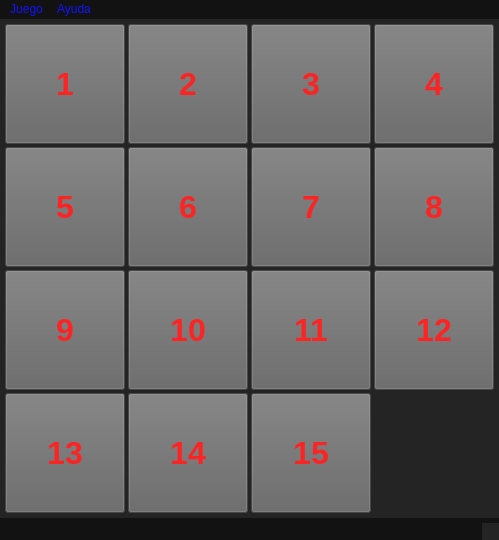
<?xml version="1.0" encoding="UTF-8"?>
<ui version="4.0">
 <class>VentanaJuego</class>
 <widget class="QMainWindow" name="VentanaJuego">
  <property name="geometry">
   <rect>
    <x>0</x>
    <y>0</y>
    <width>499</width>
    <height>540</height>
   </rect>
  </property>
  <property name="minimumSize">
   <size>
    <width>499</width>
    <height>540</height>
   </size>
  </property>
  <property name="maximumSize">
   <size>
    <width>499</width>
    <height>540</height>
   </size>
  </property>
  <property name="windowTitle">
   <string>Puzzle en Python</string>
  </property>
  <property name="styleSheet">
   <string notr="true">QWidget {
	background-color: #242424;
}

QPushButton {
	background-color: #646464;
	color: #ff2424;
}

QStatusBar, QMenuBar {
	background-color: #121212;
	color: #1212ff;
}</string>
  </property>
  <widget class="QWidget" name="Tablero">
   <layout class="QGridLayout" name="gridLayout">
    <property name="leftMargin">
     <number>5</number>
    </property>
    <property name="topMargin">
     <number>5</number>
    </property>
    <property name="rightMargin">
     <number>5</number>
    </property>
    <property name="bottomMargin">
     <number>5</number>
    </property>
    <property name="spacing">
     <number>3</number>
    </property>
    <item row="1" column="3">
     <widget class="QPushButton" name="boton08">
      <property name="sizePolicy">
       <sizepolicy hsizetype="Expanding" vsizetype="Expanding">
        <horstretch>0</horstretch>
        <verstretch>0</verstretch>
       </sizepolicy>
      </property>
      <property name="font">
       <font>
        <pointsize>24</pointsize>
        <weight>75</weight>
        <bold>true</bold>
       </font>
      </property>
      <property name="text">
       <string>8</string>
      </property>
     </widget>
    </item>
    <item row="2" column="3">
     <widget class="QPushButton" name="boton12">
      <property name="sizePolicy">
       <sizepolicy hsizetype="Expanding" vsizetype="Expanding">
        <horstretch>0</horstretch>
        <verstretch>0</verstretch>
       </sizepolicy>
      </property>
      <property name="font">
       <font>
        <pointsize>24</pointsize>
        <weight>75</weight>
        <bold>true</bold>
       </font>
      </property>
      <property name="text">
       <string>12</string>
      </property>
     </widget>
    </item>
    <item row="1" column="1">
     <widget class="QPushButton" name="boton06">
      <property name="sizePolicy">
       <sizepolicy hsizetype="Expanding" vsizetype="Expanding">
        <horstretch>0</horstretch>
        <verstretch>0</verstretch>
       </sizepolicy>
      </property>
      <property name="font">
       <font>
        <pointsize>24</pointsize>
        <weight>75</weight>
        <bold>true</bold>
       </font>
      </property>
      <property name="text">
       <string>6</string>
      </property>
     </widget>
    </item>
    <item row="1" column="2">
     <widget class="QPushButton" name="boton07">
      <property name="sizePolicy">
       <sizepolicy hsizetype="Expanding" vsizetype="Expanding">
        <horstretch>0</horstretch>
        <verstretch>0</verstretch>
       </sizepolicy>
      </property>
      <property name="font">
       <font>
        <pointsize>24</pointsize>
        <weight>75</weight>
        <bold>true</bold>
       </font>
      </property>
      <property name="text">
       <string>7</string>
      </property>
     </widget>
    </item>
    <item row="0" column="1">
     <widget class="QPushButton" name="boton02">
      <property name="sizePolicy">
       <sizepolicy hsizetype="Expanding" vsizetype="Expanding">
        <horstretch>0</horstretch>
        <verstretch>0</verstretch>
       </sizepolicy>
      </property>
      <property name="font">
       <font>
        <pointsize>24</pointsize>
        <weight>75</weight>
        <bold>true</bold>
       </font>
      </property>
      <property name="text">
       <string>2</string>
      </property>
     </widget>
    </item>
    <item row="1" column="0">
     <widget class="QPushButton" name="boton05">
      <property name="sizePolicy">
       <sizepolicy hsizetype="Expanding" vsizetype="Expanding">
        <horstretch>0</horstretch>
        <verstretch>0</verstretch>
       </sizepolicy>
      </property>
      <property name="font">
       <font>
        <pointsize>24</pointsize>
        <weight>75</weight>
        <bold>true</bold>
       </font>
      </property>
      <property name="text">
       <string>5</string>
      </property>
     </widget>
    </item>
    <item row="2" column="0">
     <widget class="QPushButton" name="boton09">
      <property name="sizePolicy">
       <sizepolicy hsizetype="Expanding" vsizetype="Expanding">
        <horstretch>0</horstretch>
        <verstretch>0</verstretch>
       </sizepolicy>
      </property>
      <property name="font">
       <font>
        <pointsize>24</pointsize>
        <weight>75</weight>
        <bold>true</bold>
       </font>
      </property>
      <property name="text">
       <string>9</string>
      </property>
     </widget>
    </item>
    <item row="0" column="2">
     <widget class="QPushButton" name="boton03">
      <property name="sizePolicy">
       <sizepolicy hsizetype="Expanding" vsizetype="Expanding">
        <horstretch>0</horstretch>
        <verstretch>0</verstretch>
       </sizepolicy>
      </property>
      <property name="font">
       <font>
        <pointsize>24</pointsize>
        <weight>75</weight>
        <bold>true</bold>
       </font>
      </property>
      <property name="text">
       <string>3</string>
      </property>
     </widget>
    </item>
    <item row="2" column="2">
     <widget class="QPushButton" name="boton11">
      <property name="sizePolicy">
       <sizepolicy hsizetype="Expanding" vsizetype="Expanding">
        <horstretch>0</horstretch>
        <verstretch>0</verstretch>
       </sizepolicy>
      </property>
      <property name="font">
       <font>
        <pointsize>24</pointsize>
        <weight>75</weight>
        <bold>true</bold>
       </font>
      </property>
      <property name="text">
       <string>11</string>
      </property>
     </widget>
    </item>
    <item row="0" column="0">
     <widget class="QPushButton" name="boton01">
      <property name="sizePolicy">
       <sizepolicy hsizetype="Expanding" vsizetype="Expanding">
        <horstretch>0</horstretch>
        <verstretch>0</verstretch>
       </sizepolicy>
      </property>
      <property name="font">
       <font>
        <pointsize>24</pointsize>
        <weight>75</weight>
        <bold>true</bold>
       </font>
      </property>
      <property name="text">
       <string>1</string>
      </property>
     </widget>
    </item>
    <item row="0" column="3">
     <widget class="QPushButton" name="boton04">
      <property name="sizePolicy">
       <sizepolicy hsizetype="Expanding" vsizetype="Expanding">
        <horstretch>0</horstretch>
        <verstretch>0</verstretch>
       </sizepolicy>
      </property>
      <property name="font">
       <font>
        <pointsize>24</pointsize>
        <weight>75</weight>
        <bold>true</bold>
       </font>
      </property>
      <property name="text">
       <string>4</string>
      </property>
     </widget>
    </item>
    <item row="2" column="1">
     <widget class="QPushButton" name="boton10">
      <property name="sizePolicy">
       <sizepolicy hsizetype="Expanding" vsizetype="Expanding">
        <horstretch>0</horstretch>
        <verstretch>0</verstretch>
       </sizepolicy>
      </property>
      <property name="font">
       <font>
        <pointsize>24</pointsize>
        <weight>75</weight>
        <bold>true</bold>
       </font>
      </property>
      <property name="text">
       <string>10</string>
      </property>
     </widget>
    </item>
    <item row="3" column="0">
     <widget class="QPushButton" name="boton13">
      <property name="sizePolicy">
       <sizepolicy hsizetype="Expanding" vsizetype="Expanding">
        <horstretch>0</horstretch>
        <verstretch>0</verstretch>
       </sizepolicy>
      </property>
      <property name="font">
       <font>
        <pointsize>24</pointsize>
        <weight>75</weight>
        <bold>true</bold>
       </font>
      </property>
      <property name="text">
       <string>13</string>
      </property>
     </widget>
    </item>
    <item row="3" column="1">
     <widget class="QPushButton" name="boton14">
      <property name="sizePolicy">
       <sizepolicy hsizetype="Expanding" vsizetype="Expanding">
        <horstretch>0</horstretch>
        <verstretch>0</verstretch>
       </sizepolicy>
      </property>
      <property name="font">
       <font>
        <pointsize>24</pointsize>
        <weight>75</weight>
        <bold>true</bold>
       </font>
      </property>
      <property name="text">
       <string>14</string>
      </property>
     </widget>
    </item>
    <item row="3" column="2">
     <widget class="QPushButton" name="boton15">
      <property name="sizePolicy">
       <sizepolicy hsizetype="Expanding" vsizetype="Expanding">
        <horstretch>0</horstretch>
        <verstretch>0</verstretch>
       </sizepolicy>
      </property>
      <property name="font">
       <font>
        <pointsize>24</pointsize>
        <weight>75</weight>
        <bold>true</bold>
       </font>
      </property>
      <property name="text">
       <string>15</string>
      </property>
     </widget>
    </item>
   </layout>
  </widget>
  <widget class="QMenuBar" name="menubar">
   <property name="geometry">
    <rect>
     <x>0</x>
     <y>0</y>
     <width>499</width>
     <height>21</height>
    </rect>
   </property>
   <widget class="QMenu" name="menuJuego">
    <property name="title">
     <string>Juego</string>
    </property>
    <addaction name="actionDesordenar"/>
    <addaction name="actionOrdenar"/>
    <addaction name="separator"/>
    <addaction name="actionSalir"/>
   </widget>
   <widget class="QMenu" name="menuAyuda">
    <property name="title">
     <string>Ayuda</string>
    </property>
    <addaction name="actionInstrucciones"/>
    <addaction name="separator"/>
    <addaction name="actionCreditos"/>
   </widget>
   <addaction name="menuJuego"/>
   <addaction name="menuAyuda"/>
  </widget>
  <widget class="QStatusBar" name="statusbar"/>
  <action name="actionDesordenar">
   <property name="text">
    <string>Desordenar</string>
   </property>
  </action>
  <action name="actionOrdenar">
   <property name="text">
    <string>Ordenar</string>
   </property>
  </action>
  <action name="actionSalir">
   <property name="text">
    <string>Salir</string>
   </property>
  </action>
  <action name="actionInstrucciones">
   <property name="text">
    <string>Instrucciones</string>
   </property>
  </action>
  <action name="actionCreditos">
   <property name="text">
    <string>Creditos</string>
   </property>
  </action>
 </widget>
 <resources/>
 <connections/>
</ui>
